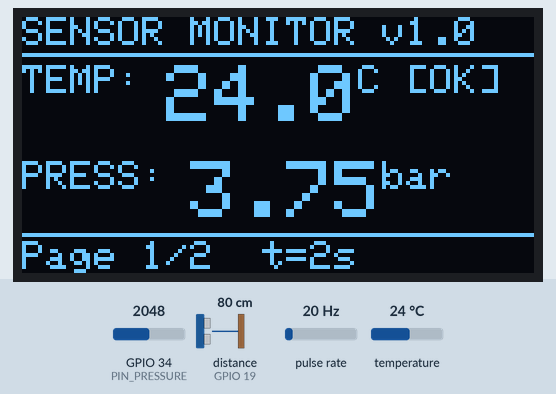
Recording of a sketch running on a simulated ESP32. Parts: 128×64 one-colour display. Wiring (inferred from the names in the program): ultrasonic range finder: trigger GPIO 5; echo GPIO 19; pulse sensor: data GPIO 18. Inputs (shaded band) come from the test bench; at power-on: pulse rate 20 Hz, temperature 24 °C, GPIO 34 (PIN_PRESSURE) = 2048, distance to the obstacle (sensor on GPIO 19) 80 cm (analog values on the 0–4095 scale). The echo pulse lasts 58.3 µs per cm; what the sketch prints to the serial monitor is not drawn.

Above: at 3.4 s.
3.5 s: pulse rate (sensor on GPIO 18) set to 4 Hz
At 7.1 s:
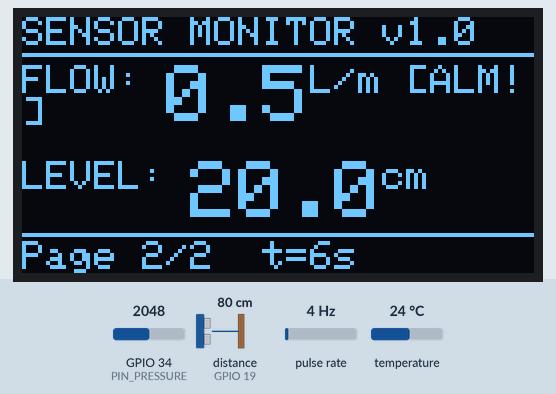
7.2 s: pulse rate (sensor on GPIO 18) set to 50 Hz
At 8.2 s:
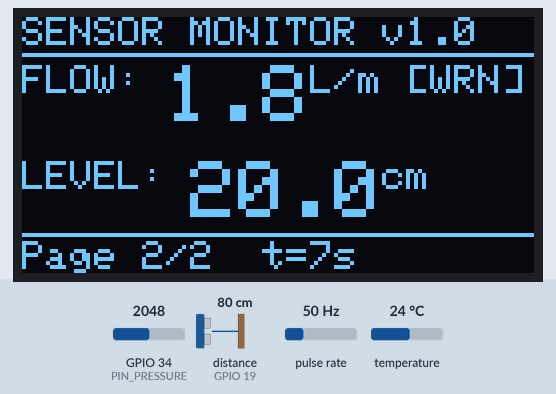
10.9 s: temperature set to 12 °C
At 12.2 s:
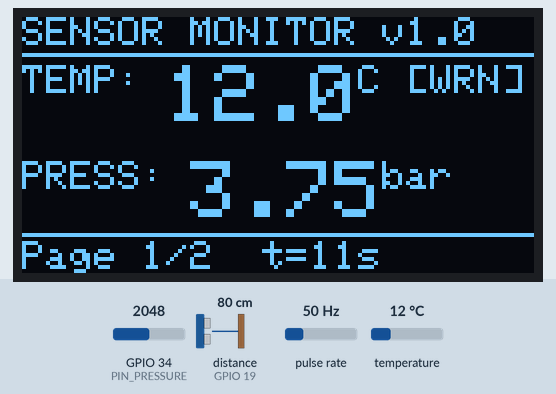
14.6 s: temperature set to 4 °C
At 15.4 s:
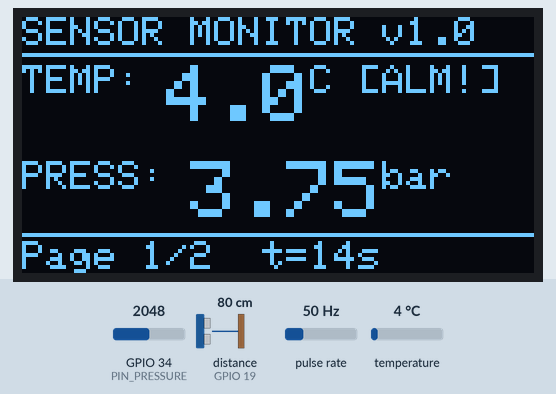
18.3 s: pulse rate (sensor on GPIO 18) set to 150 Hz
At 19.3 s:
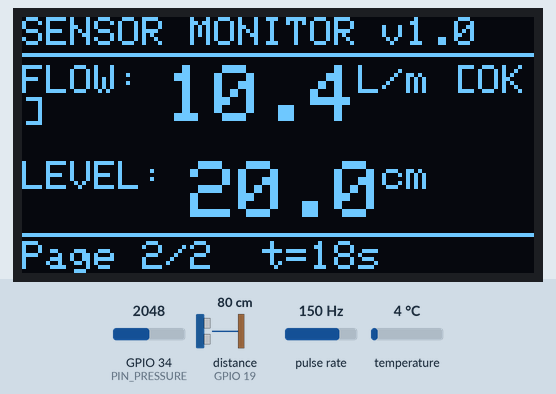
22.0 s: GPIO 34 (PIN_PRESSURE) set to 2866
At 25.9 s:
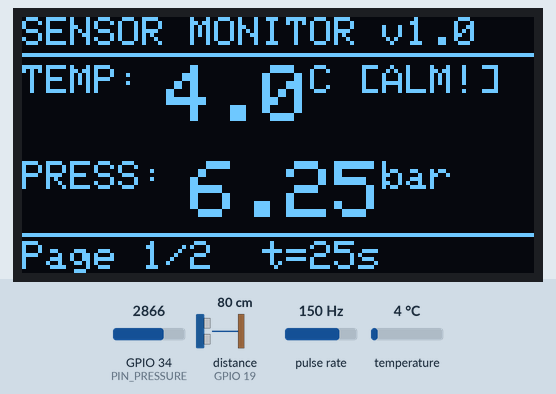
Timing chart, 0 to 26.1 s (numbered marks = the images above; inputs shaded):
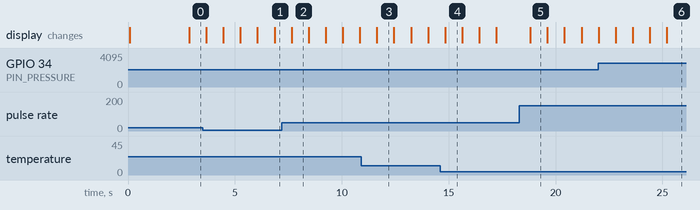

The sketch:

esp32_sensor_node.ino
```cpp
/*
 * =========================================================
 * INDUSTRIAL SENSOR MONITOR - ESP32 Firmware
 * =========================================================
 * Author:   Mohammed Satar
 * Version:  1.0
 * Hardware: ESP32 DevKit v1
 *
 * Description:
 *   Reads temperature, pressure, flow, and level sensors.
 *   Displays values on OLED. Sends JSON data over Serial/MQTT.
 *   Implements basic alarm logic (HH/H/L/LL limits).
 *
 * Career context: Instrumentation & Control Engineering
 * Relevant to: Oil & Gas field instrumentation, process control
 * =========================================================
 */

#include <Arduino.h>
#include <Wire.h>
#include <Adafruit_GFX.h>
#include <Adafruit_SSD1306.h>
#include <OneWire.h>
#include <DallasTemperature.h>
#include <ArduinoJson.h>
#include "config.h"

// ─── OLED Display ───────────────────────────────────────
#define SCREEN_WIDTH  128
#define SCREEN_HEIGHT 64
Adafruit_SSD1306 display(SCREEN_WIDTH, SCREEN_HEIGHT, &Wire, -1);

// ─── DS18B20 Temperature Sensor ─────────────────────────
OneWire oneWire(PIN_TEMP);
DallasTemperature tempSensor(&oneWire);

// ─── Alarm States (ISA-18.2) ────────────────────────────
enum AlarmState { NORMAL, ALERT, WARNING, ALARM_ACTIVE };

struct SensorReading {
  float temperature;   // °C
  float pressure;      // bar
  float flowRate;      // L/min
  float level;         // cm
  AlarmState tempAlarm;
  AlarmState pressAlarm;
  AlarmState flowAlarm;
  AlarmState levelAlarm;
};

SensorReading currentReading;
unsigned long lastSampleTime = 0;
unsigned long lastSendTime   = 0;
int displayPage = 0;

// ─── Alarm Limits ────────────────────────────────────────
// Temperature limits (°C)
const float TEMP_HH = 95.0,  TEMP_H = 85.0;
const float TEMP_L  = 20.0,  TEMP_LL = 10.0;
// Pressure limits (bar)
const float PRESS_HH = 7.0,  PRESS_H = 6.0;
const float PRESS_L  = 1.0,  PRESS_LL = 0.5;
// Flow limits (L/min)
const float FLOW_HH = 25.0,  FLOW_H = 20.0;
const float FLOW_L  = 2.0,   FLOW_LL = 1.0;
// Level limits (cm)
const float LEVEL_HH = 90.0, LEVEL_H = 80.0;
const float LEVEL_L  = 15.0, LEVEL_LL = 5.0;

// ─────────────────────────────────────────────────────────
// FUNCTION: Read pressure from 4-20mA via ADS1115 ADC
// 4-20mA -> 0-5V via 250Ω shunt -> ADC 0-1023
// Scaled to 0-10 bar range
// ─────────────────────────────────────────────────────────
float readPressure() {
  int rawADC = analogRead(PIN_PRESSURE);
  // 4mA = 164 counts (at 12-bit: 4/20 * 4095 = 819 for 4mA)
  // Linear interpolation: 4mA->0 bar, 20mA->10 bar
  float milliAmps = (rawADC / 4095.0) * 20.0;
  milliAmps = constrain(milliAmps, 4.0, 20.0);
  float pressure = (milliAmps - 4.0) / 16.0 * PRESSURE_MAX_BAR;
  return pressure;
}

// ─────────────────────────────────────────────────────────
// FUNCTION: Read flow rate from pulse sensor (YF-S201)
// Pulse frequency (Hz) to flow rate (L/min)
// Calibration factor: 7.5 pulses/sec per L/min
// ─────────────────────────────────────────────────────────
volatile int flowPulseCount = 0;
unsigned long flowLastTime = 0;

void IRAM_ATTR flowPulseISR() {
  flowPulseCount++;
}

float readFlowRate() {
  unsigned long elapsed = millis() - flowLastTime;
  if (elapsed >= 1000) {
    float frequency = flowPulseCount / (elapsed / 1000.0);
    float flowRate = frequency / FLOW_CALIBRATION_FACTOR;
    flowPulseCount = 0;
    flowLastTime = millis();
    return flowRate;
  }
  return currentReading.flowRate; // Return last value
}

// ─────────────────────────────────────────────────────────
// FUNCTION: Read level from HC-SR04 ultrasonic sensor
// Distance in cm (tank height - distance = level)
// ─────────────────────────────────────────────────────────
float readLevel() {
  digitalWrite(PIN_TRIG, LOW);
  delayMicroseconds(2);
  digitalWrite(PIN_TRIG, HIGH);
  delayMicroseconds(10);
  digitalWrite(PIN_TRIG, LOW);

  long duration = pulseIn(PIN_ECHO, HIGH, 30000); // 30ms timeout
  if (duration == 0) return -1; // Sensor error

  float distance = duration * 0.0343 / 2.0; // cm
  float level = TANK_HEIGHT_CM - distance;
  return constrain(level, 0, TANK_HEIGHT_CM);
}

// ─────────────────────────────────────────────────────────
// FUNCTION: Evaluate alarm state per ISA-18.2
// Returns: NORMAL, ALERT, WARNING, or ALARM_ACTIVE
// ─────────────────────────────────────────────────────────
AlarmState evaluateAlarm(float value, float ll, float l, float h, float hh) {
  if (value >= hh || value <= ll) return ALARM_ACTIVE;
  if (value >= h  || value <= l)  return WARNING;
  if (value >= h * 0.95 || value <= l * 1.05) return ALERT;
  return NORMAL;
}

// ─────────────────────────────────────────────────────────
// FUNCTION: Send JSON data over Serial (to Python dashboard)
// ─────────────────────────────────────────────────────────
void sendSerialData() {
  StaticJsonDocument<256> doc;
  doc["ts"]    = millis();
  doc["temp"]  = currentReading.temperature;
  doc["press"] = currentReading.pressure;
  doc["flow"]  = currentReading.flowRate;
  doc["level"] = currentReading.level;
  doc["alarms"]["temp"]  = (int)currentReading.tempAlarm;
  doc["alarms"]["press"] = (int)currentReading.pressAlarm;
  doc["alarms"]["flow"]  = (int)currentReading.flowAlarm;
  doc["alarms"]["level"] = (int)currentReading.levelAlarm;
  serializeJson(doc, Serial);
  Serial.println();
}

// ─────────────────────────────────────────────────────────
// FUNCTION: Update OLED display (cycles through pages)
// ─────────────────────────────────────────────────────────
const char* alarmStr(AlarmState s) {
  switch(s) {
    case NORMAL:       return "OK";
    case ALERT:        return "ALT";
    case WARNING:      return "WRN";
    case ALARM_ACTIVE: return "ALM!";
    default:           return "---";
  }
}

void updateDisplay() {
  display.clearDisplay();
  display.setTextColor(WHITE);

  // Header
  display.setTextSize(1);
  display.setCursor(0, 0);
  display.print("SENSOR MONITOR v1.0");
  display.drawLine(0, 9, 127, 9, WHITE);

  if (displayPage == 0) {
    // Page 1: Temperature & Pressure
    display.setCursor(0, 12);
    display.print("TEMP: ");
    display.setTextSize(2);
    display.print(currentReading.temperature, 1);
    display.setTextSize(1);
    display.print("C [");
    display.print(alarmStr(currentReading.tempAlarm));
    display.print("]");

    display.setCursor(0, 36);
    display.print("PRESS: ");
    display.setTextSize(2);
    display.print(currentReading.pressure, 2);
    display.setTextSize(1);
    display.print("bar");

  } else {
    // Page 2: Flow & Level
    display.setCursor(0, 12);
    display.print("FLOW: ");
    display.setTextSize(2);
    display.print(currentReading.flowRate, 1);
    display.setTextSize(1);
    display.print("L/m [");
    display.print(alarmStr(currentReading.flowAlarm));
    display.print("]");

    display.setCursor(0, 36);
    display.print("LEVEL: ");
    display.setTextSize(2);
    display.print(currentReading.level, 1);
    display.setTextSize(1);
    display.print("cm");
  }

  // Bottom status bar
  display.drawLine(0, 54, 127, 54, WHITE);
  display.setCursor(0, 56);
  display.print("Page ");
  display.print(displayPage + 1);
  display.print("/2  t=");
  display.print(millis() / 1000);
  display.print("s");

  display.display();
}

// ─────────────────────────────────────────────────────────
// SETUP
// ─────────────────────────────────────────────────────────
void setup() {
  Serial.begin(115200);
  Wire.begin();

  // Initialize OLED
  if (!display.begin(SSD1306_SWITCHCAPVCC, 0x3C)) {
    Serial.println("ERROR: OLED init failed");
  }
  display.clearDisplay();
  display.setTextColor(WHITE);
  display.setCursor(20, 20);
  display.setTextSize(2);
  display.print("INIT...");
  display.display();

  // Initialize temperature sensor
  tempSensor.begin();

  // Initialize pins
  pinMode(PIN_TRIG, OUTPUT);
  pinMode(PIN_ECHO, INPUT);
  pinMode(PIN_FLOW, INPUT_PULLUP);
  analogReadResolution(12);

  // Attach flow pulse interrupt
  attachInterrupt(digitalPinToInterrupt(PIN_FLOW), flowPulseISR, RISING);

  delay(2000);
  Serial.println("{\"status\":\"INIT_OK\",\"device\":\"IndustrialSensorMonitor\",\"version\":\"1.0\"}");
}

// ─────────────────────────────────────────────────────────
// MAIN LOOP
// ─────────────────────────────────────────────────────────
void loop() {
  unsigned long now = millis();

  // ── Sample sensors every SAMPLE_INTERVAL ms ──
  if (now - lastSampleTime >= SAMPLE_INTERVAL_MS) {
    lastSampleTime = now;

    // Read all sensors
    tempSensor.requestTemperatures();
    currentReading.temperature = tempSensor.getTempCByIndex(0);
    currentReading.pressure    = readPressure();
    currentReading.flowRate    = readFlowRate();
    currentReading.level       = readLevel();

    // Evaluate alarms
    currentReading.tempAlarm  = evaluateAlarm(currentReading.temperature, TEMP_LL,  TEMP_L,  TEMP_H,  TEMP_HH);
    currentReading.pressAlarm = evaluateAlarm(currentReading.pressure,    PRESS_LL, PRESS_L, PRESS_H, PRESS_HH);
    currentReading.flowAlarm  = evaluateAlarm(currentReading.flowRate,    FLOW_LL,  FLOW_L,  FLOW_H,  FLOW_HH);
    currentReading.levelAlarm = evaluateAlarm(currentReading.level,       LEVEL_LL, LEVEL_L, LEVEL_H, LEVEL_HH);

    // Update display
    updateDisplay();
  }

  // ── Send data every SEND_INTERVAL ms ──
  if (now - lastSendTime >= SEND_INTERVAL_MS) {
    lastSendTime = now;
    sendSerialData();
  }

  // ── Cycle display page every 5 seconds ──
  if ((now / 5000) % 2 != displayPage) {
    displayPage = (now / 5000) % 2;
  }
}
```

config.h
```cpp
/*
 * config.h - Pin definitions and system configuration
 * Industrial Sensor Monitor - Mohammed Satar
 */
#pragma once

// ─── SENSOR PIN ASSIGNMENTS ─────────────────────────────
#define PIN_TEMP     4    // DS18B20 OneWire data pin
#define PIN_PRESSURE 34   // 4-20mA pressure input (ADC)
#define PIN_FLOW     18   // YF-S201 flow sensor pulse pin
#define PIN_TRIG     5    // HC-SR04 ultrasonic trigger
#define PIN_ECHO     19   // HC-SR04 ultrasonic echo

// ─── CALIBRATION VALUES ──────────────────────────────────
#define PRESSURE_MAX_BAR         10.0   // Full-scale pressure (bar)
#define FLOW_CALIBRATION_FACTOR  7.5    // Pulses/sec per L/min
#define TANK_HEIGHT_CM           100.0  // Total tank height in cm

// ─── TIMING CONFIGURATION ───────────────────────────────
#define SAMPLE_INTERVAL_MS   500   // Sensor read every 500ms
#define SEND_INTERVAL_MS     1000  // Serial TX every 1000ms

// ─── SYSTEM INFO ────────────────────────────────────────
#define FIRMWARE_VERSION  "1.0.0"
#define DEVICE_ID         "ISM-001"
```

Measured:
- after the input at 3.5 s, the display: first differs from a run without the input after 3.4 s (image 1)
- after the input at 7.2 s, the display: changes after 0.45 s (image 2)
- after the input at 10.9 s, the display: changes after 0.74 s (image 3)
- after the input at 14.6 s, the display: changes after 0.23 s (image 4)
- what the display in image 2 shows lasts 0.8 s, from 7.7 s to 8.5 s
